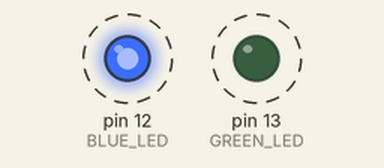
Recording of a sketch running on a simulated Arduino Uno, built with avr-gcc and run on an emulated ATmega328P. Shown: output pins drawn as LEDs (lit = HIGH). Dashed ring = blinking.

Above: at 0.2 s.
Timing chart, 0 to 3.0 s (numbered marks = the images above):
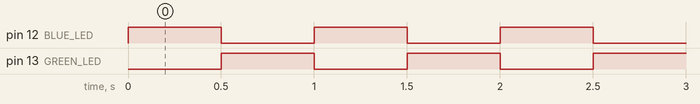

Measured:
- by itself, pin 12 (BLUE_LED), pin 13 (GREEN_LED): alternates HIGH for 0.50 s and LOW for 0.50 s

The sketch:

blink.ino
```cpp
#define GREEN_LED 13
#define BLUE_LED  12

#define DELAY 500

void setup() {
  // put your setup code here, to run once:
  pinMode(GREEN_LED,OUTPUT);
  pinMode(BLUE_LED,OUTPUT);
}

void loop() {
  // put your main code here, to run repeatedly:
  digitalWrite(GREEN_LED,LOW);
  digitalWrite(BLUE_LED,HIGH);
  delay(DELAY);
  digitalWrite(GREEN_LED,HIGH);
  digitalWrite(BLUE_LED,LOW);
  delay(DELAY);
}
```
